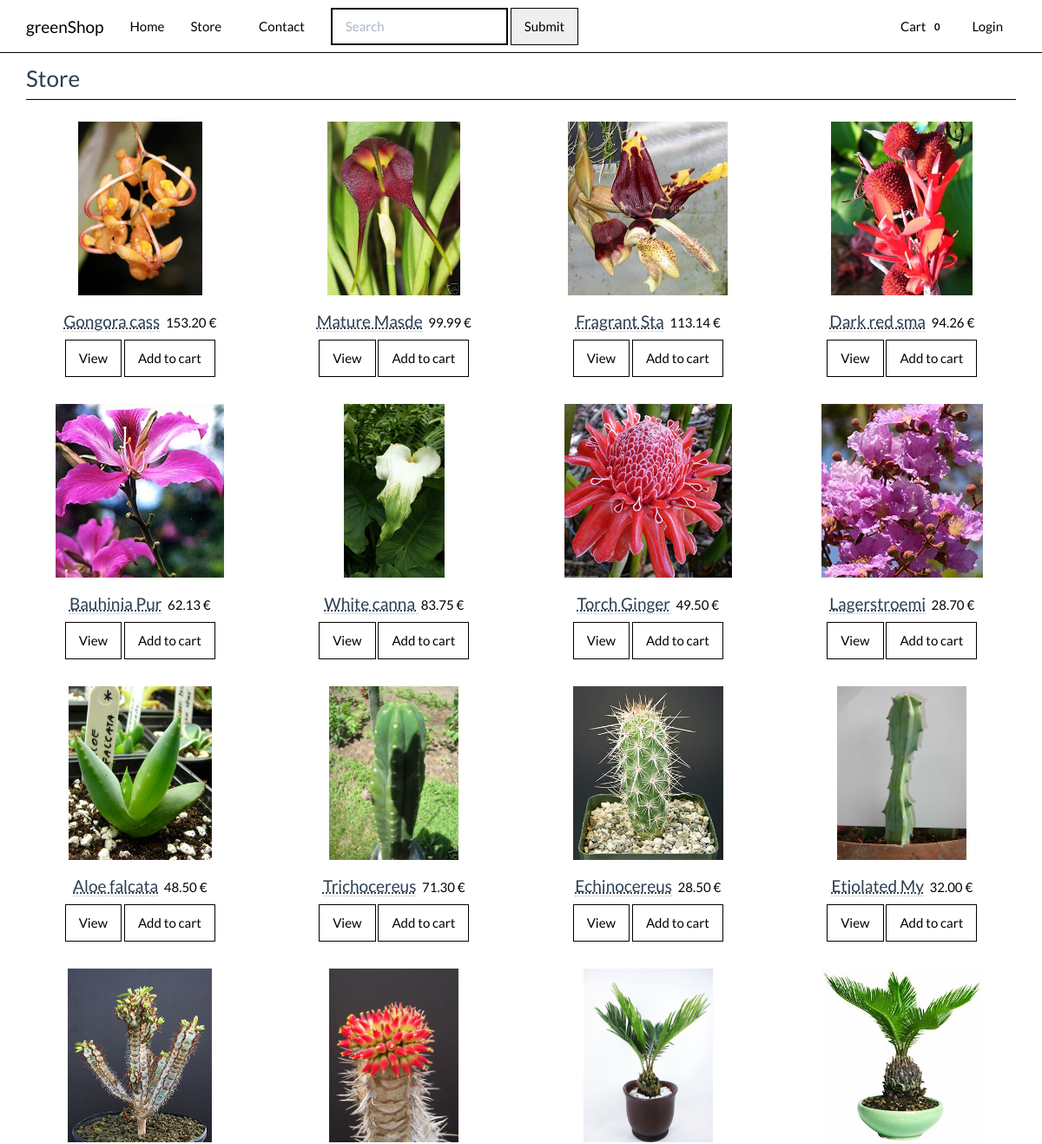
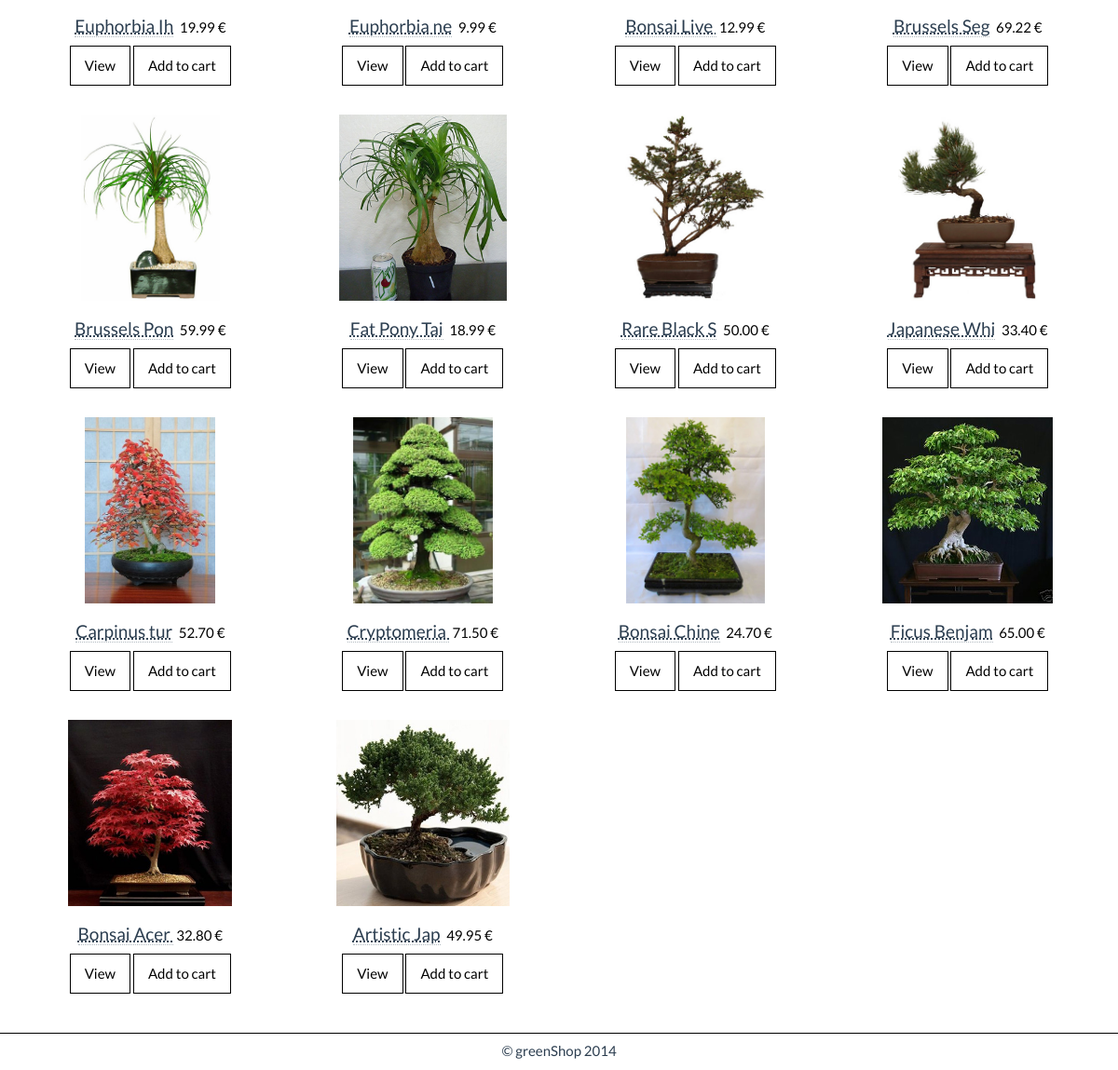
The page /store.php on the database its author committed (2 pictures, top to bottom).
### tables this page shows
CREATE TABLE IF NOT EXISTS `tbl_product` (
  `pd_id` int(10) unsigned NOT NULL AUTO_INCREMENT,
  `cat_id` int(10) unsigned NOT NULL,
  `pd_name` varchar(99) NOT NULL DEFAULT '',
  `pd_description` text NOT NULL,
  `pd_price` decimal(7,2) NOT NULL DEFAULT '0.00',
  `pd_qty` smallint(5) unsigned NOT NULL DEFAULT '0',
  `pd_image` varchar(99) DEFAULT NULL,
  PRIMARY KEY (`pd_id`),
  KEY `cat_id` (`cat_id`),
  KEY `pd_name` (`pd_name`)
);

### includes/dbManager.php (called while the page is built, shortened)
<?php
class dbManager {
	private $link;
	private static $instance = NULL;
	private function __construct(){
		$this->link = mysql_connect(DB_HOST, DB_USER, DB_PASSWORD);
		$this->db = mysql_select_db(DB_DATABASE, $this->link);
	}
	public static function  getInstance(){
		if(dbManager::$instance === NULL){
			$instance = new dbManager();
		}
		return $instance;
	}
	public function selectQuery($query){
		$res = mysql_query($query, $this->link);
		$result = array();
		while (($row = mysql_fetch_object($res)) !== false) {
			$result[] = $row;
		}
		return $result;
	}
}
?>

### store.php (the view, shortened to what this page needs)
<?php
include 'includes/header.php';
include 'includes/nav.php';
?>
<?php
require_once 'includes/dbManager.php';
$dbManager = dbManager::getInstance();
$products = array();
if ( isset($_GET['search']) )
{
  $keyword = trim($_GET['search']);
  $products = $dbManager->selectQuery("SELECT `tbl_product`.*,`tbl_category`.`cat_name`
          FROM `tbl_product`
          INNER JOIN `tbl_category`
          ON `tbl_product`.`cat_id`=`tbl_category`.`cat_id`
          WHERE `pd_name` LIKE '%".$keyword."%'
  		  AND `tbl_product`.`pd_id` <> " . PLACEHOLDER_PROD_ID . "
          ORDER BY `pd_id` DESC");
}
else
{
  $products = $dbManager->selectQuery("SELECT `tbl_product`.*,`tbl_category`.`cat_name`
          FROM `tbl_product`
          INNER JOIN `tbl_category`
          ON `tbl_product`.`cat_id`=`tbl_category`.`cat_id`
  		  WHERE `tbl_product`.`pd_id` <> " . PLACEHOLDER_PROD_ID . "
          ORDER BY `pd_id` DESC");
}
?>
<div id="main">
    <header class="container">
      <h3 class="page-header">Store</h3>
    </header>
    <div class="container">
      <div class="row">
        <?php if (count($products) > 0) { ?>
          <?php
            foreach ($products as $product) {
          ?>
          <div class="col-sm-6 col-md-3">
            <div class="thumbnail">
              <img src="img/uploads/<?php echo $product->pd_image ?>" alt="<?php echo $product->pd_name ?>">
              <div class="caption">
                 <h4 class="text-center">
                     <abbr title="<?php echo $product->pd_name ?>" ><?php echo trim_text($product->pd_name); ?></abbr>
                     <small>&nbsp;<?php echo $product->pd_price ?> &euro;</small>
                 </h4>
                 <p class="text-center"><a href="product.php?id=<?php echo $product->pd_id; ?>" class="btn">View</a> <a href="cart.php?add=<?php echo $product->pd_id; ?>" class="btn">Add to cart</a></p>
              </div>
            </div>
          </div>
          <?php
            }
          ?>
        <?php
        } else {
        ?>
        <div class="alert" style="padding-left: 15px"><strong>No products found!</strong></div>
        <?php
        }
        ?>
      </div>
    </div>
  </div>
<?php
include 'includes/footer.php';
?>
<?php
function trim_text($input, $length = 12, $ellipses = false, $strip_html = false) {
    $trimmed_text = substr($input, 0, $length);
    return $trimmed_text;
}
?>

### css/styles.css (style rules this page uses)
body { padding-top: 50px; }
html, body { height: 100%; }

### rows shown on the page
tbl_product: pd_image (picture), pd_name "Gongora cass", pd_price "153.20"
tbl_product: pd_image (picture), pd_name "Mature Masde", pd_price "99.99"
tbl_product: pd_image (picture), pd_name "Fragrant Sta", pd_price "113.14"
tbl_product: pd_image (picture), pd_name "Dark red sma", pd_price "94.26"
tbl_product: pd_image (picture), pd_name "Bauhinia Pur", pd_price "62.13"
tbl_product: pd_image (picture), pd_name "White canna", pd_price "83.75"
tbl_product: pd_image (picture), pd_name "Torch Ginger", pd_price "49.50"
tbl_product: pd_image (picture), pd_name "Lagerstroemi", pd_price "28.70"
tbl_product: pd_image (picture), pd_name "Aloe falcata", pd_price "48.50"
tbl_product: pd_image (picture), pd_name "Trichocereus", pd_price "71.30"
tbl_product: pd_image (picture), pd_name "Echinocereus", pd_price "28.50"
tbl_product: pd_image (picture), pd_name "Etiolated My", pd_price "32.00"
tbl_product: pd_image (picture), pd_name "Euphorbia Ih", pd_price "19.99"
tbl_product: pd_image (picture), pd_name "Euphorbia ne", pd_price "9.99"
tbl_product: pd_image (picture), pd_name "Bonsai Live", pd_price "12.99"
tbl_product: pd_image (picture), pd_name "Brussels Seg", pd_price "69.22"
tbl_product: pd_image (picture), pd_name "Brussels Pon", pd_price "59.99"
tbl_product: pd_image (picture), pd_name "Fat Pony Tai", pd_price "18.99"
tbl_product: pd_image (picture), pd_name "Rare Black S", pd_price "50.00"
tbl_product: pd_image (picture), pd_name "Japanese Whi", pd_price "33.40"
tbl_product: pd_image (picture), pd_name "Carpinus tur", pd_price "52.70"
tbl_product: pd_image (picture), pd_name "Cryptomeria", pd_price "71.50"
tbl_product: pd_image (picture), pd_name "Bonsai Chine", pd_price "24.70"
tbl_product: pd_image (picture), pd_name "Ficus Benjam", pd_price "65.00"
tbl_product: pd_image (picture), pd_name "Bonsai Acer", pd_price "32.80"
tbl_product: pd_image (picture), pd_name "Artistic Jap", pd_price "49.95"
